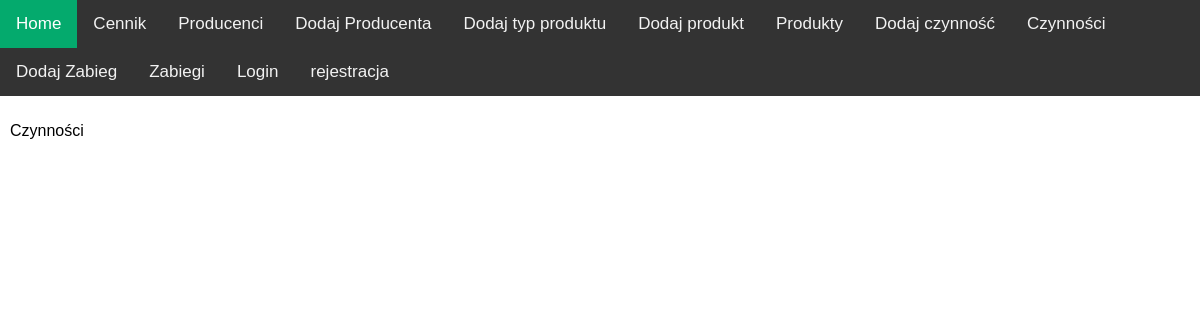
/activities/, run on an earlier commit of the app's database.
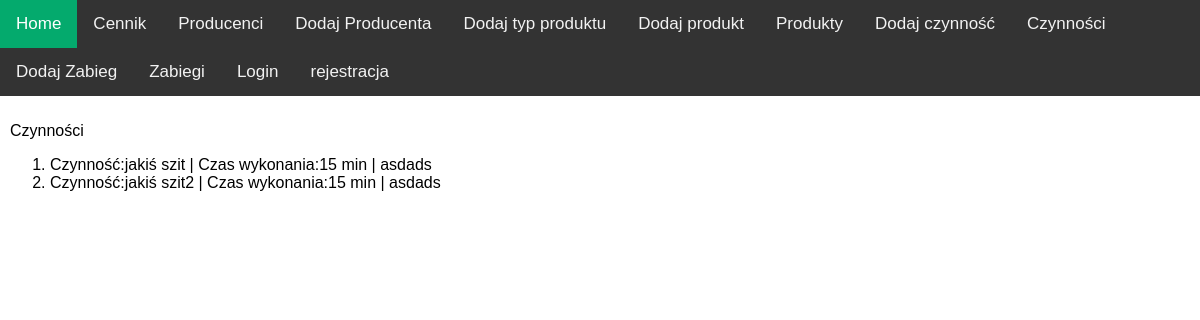
And on a later commit of the database.
### cosm_app/models.py (models this page shows)
class Activity(models.Model):
    name = models.CharField(max_length=50)
    price = models.DecimalField(max_digits=6, decimal_places=2)
    time = models.IntegerField()
    description = models.CharField(max_length=500)
    def __str__(self):
        return f"Czynność:{self.name}  | Czas wykonania:{self.time} min | {self.description}"

### cosm_app/views.py (the view)
# urls.py: path('activities/', views.ActivityView.as_view(), name='activities'),
class ActivityView(View):
    def get(self,request):
        activities = Activity.objects.all()
        return render(request, 'activities_view.html', {'activities': activities})

### templates/activities_view.html
{% extends 'base.html'%}
{% block page %}
    <p>Czynności</p>
    {% include 'list_view.html' with object_list=activities %}
{% endblock %}

### templates/list_view.html
 <ol>
        {% for obj in object_list %}
            <li>{{ obj }}</li>
        {% endfor %}
    </ol>

What changed in the data, as far as the page shows it:
added Activity: name+time+description "Czynność:jakiś szit | Czas wykonania:15 min | asdads"
added Activity: name+time+description "Czynność:jakiś szit2 | Czas wykonania:15 min | asdads"
